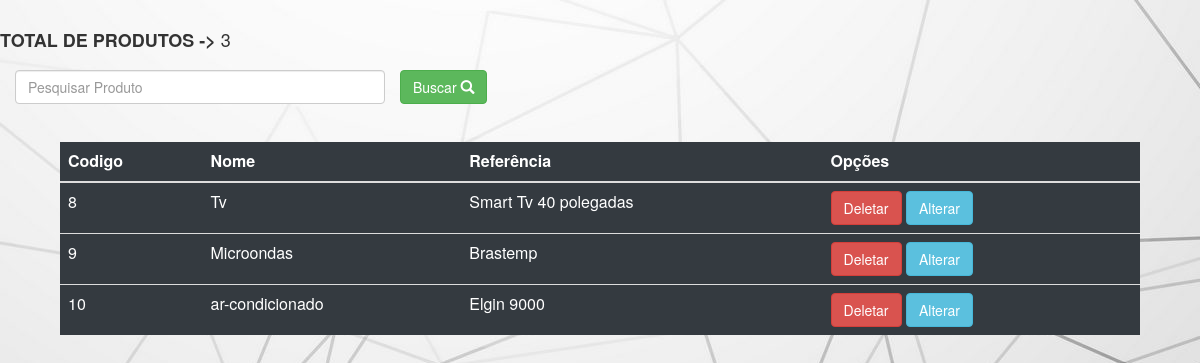
The app's page /cadastro/lista_produto.php with its own data.
### tables this page shows
CREATE TABLE IF NOT EXISTS `produto` (
  `id` int(11) NOT NULL AUTO_INCREMENT,
  `nome` varchar(50) DEFAULT NULL,
  `referencia` varchar(50) DEFAULT NULL,
  PRIMARY KEY (`id`)
);

### cadastro/lista_produto.php (the view, shortened to what this page needs)
<?php
include_once('../conexao.php');
$sql    = "SELECT * FROM produto";
$result = $conexao->query($sql) or die ($conexao->error);
$query = mysqli_query($conexao,"SELECT count(*) as total from produto");
$resultado = mysqli_fetch_assoc($query);
echo '<h4><b><br>TOTAL DE PRODUTOS -> </b>' . $resultado['total'];
?>
<html>
<head>
    <link rel="stylesheet" href="../css/painel.css">
    <link rel="stylesheet" href="../css/css/bootstrap.min.css">
    <link href="https://maxcdn.bootstrapcdn.com/bootstrap/3.3.7/css/bootstrap.min.css" rel="stylesheet">
</head>
<body>
    <br><br>
    <div id="busca">
        <form action="" method="post">
            <div class="col-sm-4">
                <input type="text" class="form-control" name="busca" placeholder="Pesquisar Produto">
            </div>
            <button name="find" type="submit" class="btn btn-success">Buscar
                <span class="glyphicon glyphicon-search">
            </button>
        </form>
    </div><br>
    <table id="t1"class="table table-dark table-hover">
        <thead>
            <tr>
                <th>Codigo</th>
                <th>Nome</th>
                <th>Referência</th>
                <th>Opções</th>
            </tr>
        </thead>
        <tbody>
            <?php while($dados = $result->fetch_array()) { ?>
            <tr>
                <td><?php echo $dados['id']; ?></td>
                <td><?php echo $dados['nome']; ?></td>
                <td><?php echo $dados['referencia']; ?></td>
                <td>
                    <a href="javascript: if(confirm('Tem certeza que deseja deletar esse Produto?'))
                        location.href='delete_produto.php?id=<?php echo $dados['id'];?>'"
                        style="text-decoration:none"><button class="btn btn-danger"><font color="white">Deletar</font>
                    </a></button>
                    <a href="edit_produto.php?id=<?php echo $dados['id'];?>" style="text-decoration:none"><button class="btn btn-info"><font color="white">Alterar</font>
                    </a></button>
                </td>
            </tr>
            <?php } ?>
        </tbody>
    </table>
</body>

### css/painel.css (style rules this page uses)
body { background-image: url(c.jpg); background-position: auto; color: aliceblue; font-family: 'Arsenal', sans-serif; }
table#t1 { margin:auto; width: 90%; height: 20%; }

### records on screen
produto: id "8", nome "Tv", referencia "Smart Tv 40 polegadas"
produto: id "9", nome "Microondas", referencia "Brastemp"
produto: id "10", nome "ar-condicionado", referencia "Elgin 9000"

### other values on screen
$resultado['total'] "3"
